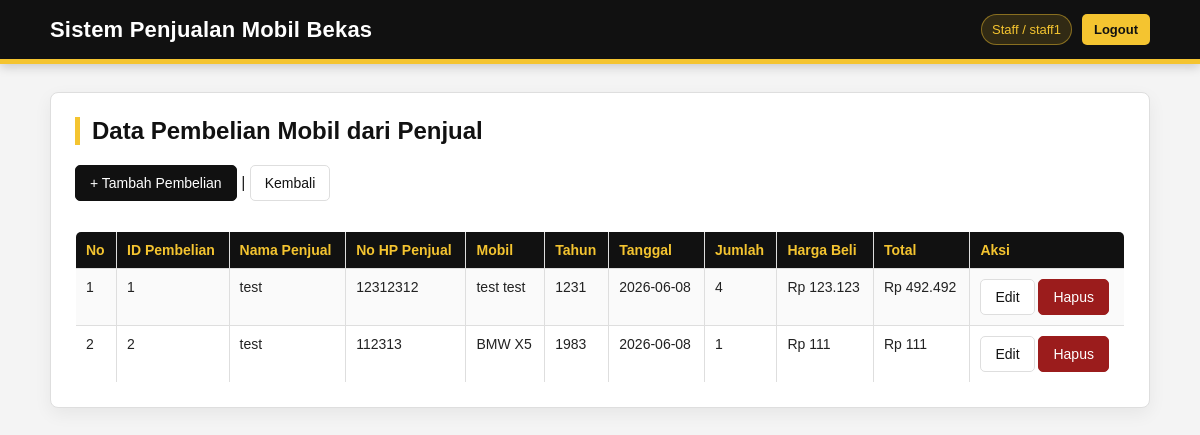
The app's page /pembelian/index.php (signed in) with its own data.
### tables this page shows
CREATE TABLE `pembelian` (
  `id_pembelian` int(11) NOT NULL,
  `id_mobil` int(11) DEFAULT NULL,
  `nama_penjual` varchar(100) DEFAULT NULL,
  `no_hp_penjual` varchar(20) DEFAULT NULL,
  `tanggal_pembelian` date DEFAULT NULL,
  `total` float DEFAULT NULL
);

CREATE TABLE `mobil` (
  `id_mobil` int(11) NOT NULL,
  `id_master` int(11) DEFAULT NULL,
  `merk` varchar(50) DEFAULT NULL,
  `tipe` varchar(50) DEFAULT NULL,
  `tahun` int(11) DEFAULT NULL,
  `warna` varchar(20) DEFAULT NULL,
  `harga` float DEFAULT NULL,
  `stock` int(11) DEFAULT NULL,
  `status` enum('Tersedia','Dipesan','Terjual') DEFAULT 'Tersedia',
  `kondisi` varchar(100) DEFAULT NULL,
  `kilometer` int(11) DEFAULT NULL,
  `transmisi` enum('Manual','Matic') DEFAULT NULL,
  `bahan_bakar` varchar(50) DEFAULT NULL,
  `pajak_berlaku` date DEFAULT NULL,
  `plat_nomor` varchar(20) DEFAULT NULL,
  `deskripsi` text DEFAULT NULL
);

CREATE TABLE `detail_pembelian` (
  `id_detail` int(11) NOT NULL,
  `id_pembelian` int(11) DEFAULT NULL,
  `jumlah` int(11) DEFAULT NULL,
  `harga_beli` float DEFAULT NULL,
  `subtotal` float DEFAULT NULL
);

### pembelian/index.php (the view, shortened to what this page needs)
<?php
include "../config.php";
$query = "
SELECT
    pb.id_pembelian,
    pb.nama_penjual,
    pb.no_hp_penjual,
    COALESCE(mm.merk, m.merk) AS nama_merk,
    COALESCE(mm.tipe, m.tipe) AS nama_tipe,
    m.tahun,
    pb.tanggal_pembelian,
    dp.jumlah,
    dp.harga_beli,
    pb.total
FROM pembelian pb
JOIN mobil m ON pb.id_mobil = m.id_mobil
LEFT JOIN master_mobil mm ON m.id_master = mm.id_master
LEFT JOIN detail_pembelian dp ON pb.id_pembelian = dp.id_pembelian
ORDER BY pb.id_pembelian ASC
";
$data = mysqli_query($conn, $query);
?>
<!DOCTYPE html>
<html lang="id">
<head>
    <link rel="stylesheet" href="../assets/css/style.css">
</head>
<body>
<div class="header"><div class="inner"><h1>Sistem Penjualan Mobil Bekas</h1><div class="top-user"><?php if (isset($_SESSION['role'])) { ?><span class="user-badge"><?= htmlspecialchars($_SESSION['role']); ?><?php if (isset($_SESSION['username'])) { ?> / <?= htmlspecialchars($_SESSION['username']); ?><?php } ?></span><a class="logout-link" href="../logout.php">Logout</a><?php } ?></div></div></div>
<div class="container"><div class="card">
<h2>Data Pembelian Mobil dari Penjual</h2>
<a class="btn" href="tambah.php">+ Tambah Pembelian</a> |
<a class="btn btn-secondary" href="../dashboard.php">Kembali</a>
<br><br>
<table border="1" cellpadding="8" cellspacing="0">
<tr>
    <th>No</th>
    <th>ID Pembelian</th>
    <th>Nama Penjual</th>
    <th>No HP Penjual</th>
    <th>Mobil</th>
    <th>Tahun</th>
    <th>Tanggal</th>
    <th>Jumlah</th>
    <th>Harga Beli</th>
    <th>Total</th>
    <th>Aksi</th>
</tr>
<?php if (mysqli_num_rows($data) > 0) { ?>
    <?php $no = 1; ?>
    <?php while ($row = mysqli_fetch_assoc($data)) { ?>
    <tr>
        <td><?= $no++; ?></td>
        <td><?= htmlspecialchars($row['id_pembelian']); ?></td>
        <td><?= htmlspecialchars($row['nama_penjual']); ?></td>
        <td><?= htmlspecialchars($row['no_hp_penjual']); ?></td>
        <td><?= htmlspecialchars($row['nama_merk'] . " " . $row['nama_tipe']); ?></td>
        <td><?= htmlspecialchars($row['tahun']); ?></td>
        <td><?= htmlspecialchars($row['tanggal_pembelian']); ?></td>
        <td><?= htmlspecialchars($row['jumlah']); ?></td>
        <td>Rp <?= number_format($row['harga_beli'], 0, ',', '.'); ?></td>
        <td>Rp <?= number_format($row['total'], 0, ',', '.'); ?></td>
        <td><a class="btn btn-secondary" href="edit.php?id=<?= $row['id_pembelian']; ?>">Edit</a> <a class="btn btn-danger" href="hapus.php?id=<?= $row['id_pembelian']; ?>" onclick="return confirm('Yakin hapus pembelian ini?')">Hapus</a></td>
    </tr>
    <?php } ?>
<?php } else { ?>
    <tr>
        <td colspan="11">Belum ada data pembelian.</td>
    </tr>
<?php } ?>
</table>
</div></div>
</body>
</html>

### assets/css/style.css (style rules this page uses)
:root { --black: #111111; --black-soft: #1c1c1c; --yellow: #f4c430; --yellow-dark: #d7a900; --yellow-soft: #fff7d6; --white: #ffffff; --gray-bg: #f4f4f4; --gray-border: #dedede; --text: #222222; --muted: #666666; --danger: #9b1c1c; }
* { box-sizing: border-box; }
body { margin: 0; font-family: Arial, Helvetica, sans-serif; background: var(--gray-bg); color: var(--text); }
a { color: var(--black); text-decoration: none; }
.header { background: var(--black); color: var(--white); padding: 14px 0; border-bottom: 5px solid var(--yellow); box-shadow: 0 3px 10px rgba(0,0,0,0.18); }
.header .inner { width: 92%; max-width: 1100px; margin: 0 auto; display: flex; align-items: center; justify-content: space-between; gap: 16px; }
.header h1 { margin: 0; font-size: 22px; font-weight: 700; letter-spacing: .2px; }
.top-user { display: flex; align-items: center; gap: 10px; font-size: 13px; color: #eeeeee; white-space: nowrap; }
.user-badge { background: rgba(244,196,48,0.14); border: 1px solid rgba(244,196,48,0.45); color: var(--yellow); padding: 7px 10px; border-radius: 999px; }
.logout-link { background: var(--yellow); color: var(--black); padding: 8px 12px; border-radius: 5px; font-weight: 700; transition: .18s ease; }
.container { width: 92%; max-width: 1100px; margin: 28px auto; }
.card { background: var(--white); border: 1px solid var(--gray-border); border-radius: 8px; padding: 24px; box-shadow: 0 6px 18px rgba(0,0,0,0.06); }
h2 { margin-top: 0; color: var(--black); border-left: 5px solid var(--yellow); padding-left: 12px; }
.btn, button { display: inline-block; padding: 9px 14px; border-radius: 5px; border: 1px solid var(--black); background: var(--black); color: var(--white); font-size: 14px; cursor: pointer; text-decoration: none; transition: .18s ease; }
.btn-secondary { background: var(--white); color: var(--black); border: 1px solid var(--gray-border); }
.btn-danger { background: var(--danger); border-color: var(--danger); color: var(--white); }
table { width: 100%; border-collapse: collapse; background: var(--white); margin-top: 12px; border-radius: 6px; overflow: hidden; }
th, td { border: 1px solid var(--gray-border); padding: 10px; text-align: left; vertical-align: top; font-size: 14px; }
th { background: var(--black); color: var(--yellow); font-weight: 700; }
tr:nth-child(even) td { background: #fafafa; }

### records on screen
pembelian: id_pembelian "1", nama_penjual "test", no_hp_penjual "12312312", nama_tipe "test test", id_mobil.tahun "1231", tanggal_pembelian "2026-06-08", detail_pembelian.jumlah "4", detail_pembelian.harga_beli "123.123", total "492.492"
pembelian: id_pembelian "2", nama_penjual "test", no_hp_penjual "112313", nama_tipe "BMW X5", id_mobil.tahun "1983", tanggal_pembelian "2026-06-08", detail_pembelian.jumlah "1", detail_pembelian.harga_beli "111", total "111"

### other values on screen
$_SESSION['role'] "Staff"
$_SESSION['username'] "staff1"
